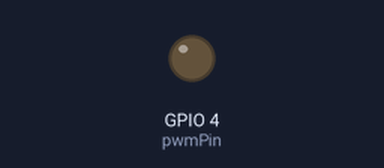
Simulated run of this sketch. Board: ESP32. Parts: output pins drawn as LEDs (lit = HIGH).

Above: at 0.15 s.
At 19.98 s:
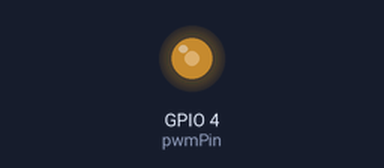
At 39.81 s:
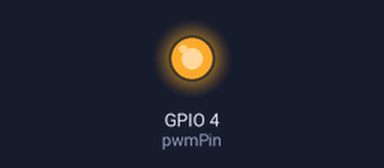
Timing chart, 0 to 40.0 s (numbered marks = the images above):
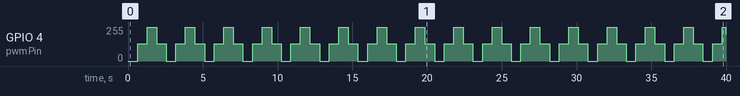

Measured:
- by itself, GPIO 4 (pwmPin): 0/255 → 128/255 at 0.64 s, → 255/255 0.64 s later, → 128/255 0.64 s later, → 0/255 0.65 s later, … (63 changes in this stretch)

The sketch:

sindPinV1.ino
```cpp
#include <Arduino.h>

const int pwmPin = 4;       // Elige un pin PWM
const int frequency = 150; // Frecuencia del PWM en Hz
const int pwmChannel = 0;   // Canal PWM
const int resolution = 8;   // Resolución del PWM, 8 bits

int intensity = 55;          // Intensidad del PWM, de 27 a 55
// 80  aprox 1000microA
void setup() {
  // Configura el pin PWM
  ledcSetup(pwmChannel, frequency, resolution);
  ledcAttachPin(pwmPin, pwmChannel);
}

void loop() {
  // Incrementa la intensidad gradualmente
  for (intensity = 0; intensity <= 255; intensity++) {
    ledcWrite(pwmChannel, intensity);
    delay(5); // Ajusta este valor si es necesario
  }

  // Disminuye la intensidad gradualmente
  for (intensity = 255; intensity >= 0; intensity--) {
    ledcWrite(pwmChannel, intensity);
    delay(5); // Ajusta este valor si es necesario
  }
}
```
